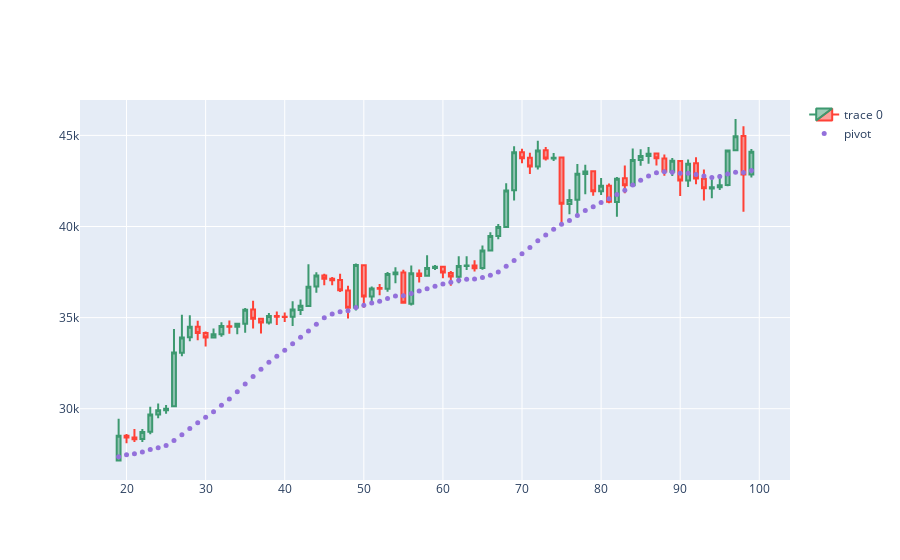

Notebook code for this chart:
### Code cell
import plotly.graph_objects as go

dfpl = data[:] # all the data frame
fig = go.Figure(data=[go.Candlestick(x=dfpl.index,
                open=dfpl['Open'],
                high=dfpl['High'],
                low=dfpl['Low'],
                close=dfpl['Close'])])

fig.add_scatter(x=dfpl.index, y=dfpl['SMA'], mode="markers",
                marker=dict(size=5, color="MediumPurple"),
                name="pivot")
fig.update_layout(xaxis_rangeslider_visible=False)
fig.show()
